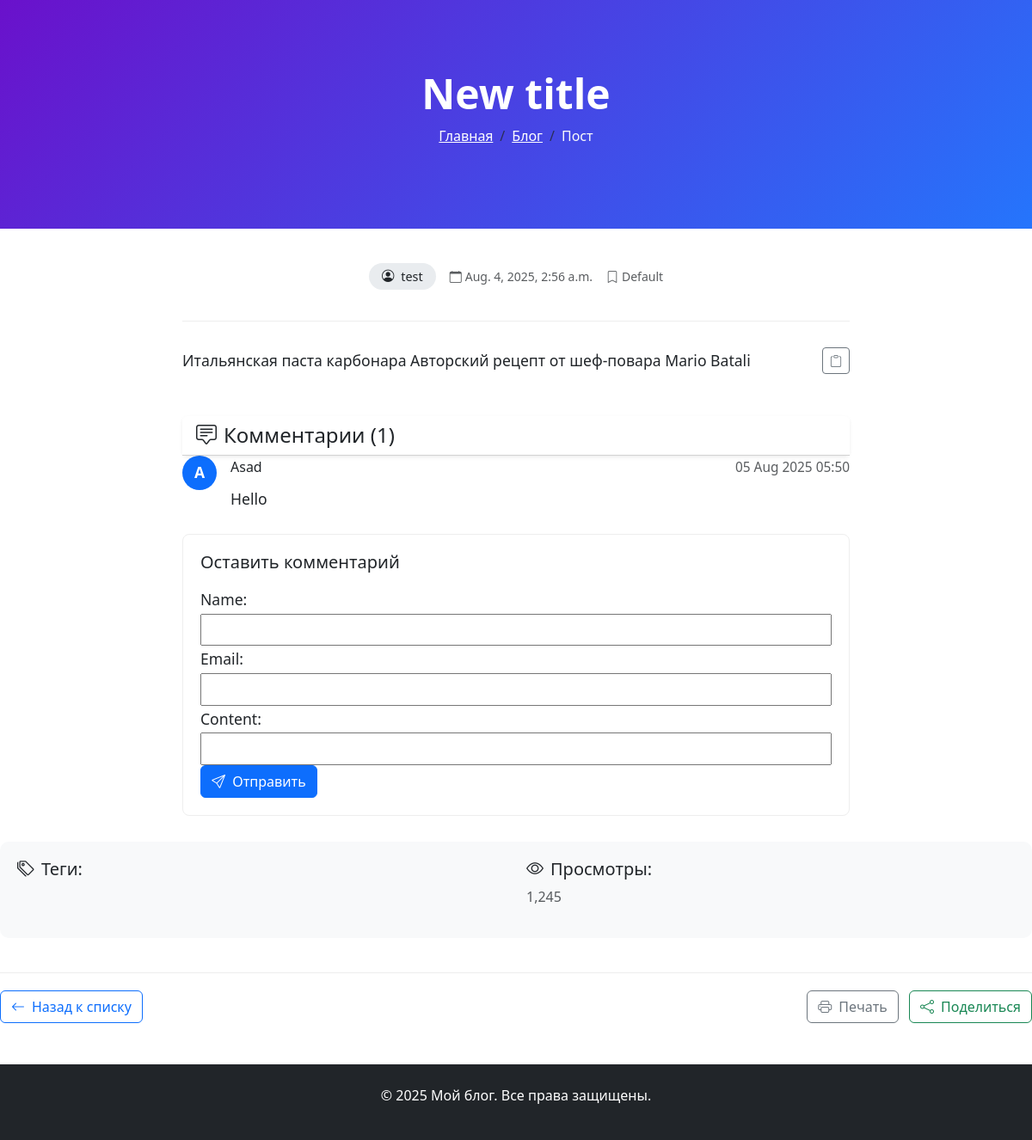
Screenshot of /new-title/ with the database file from the repository.
### blog/models.py (models this page shows, shortened)
class Post(models.Model):
    class NewManager(models.Manager):
        def get_queryset(self):
            return super().get_queryset() .filter(status='published')
    options = (
        ('draft', 'Draft'),
        ('published', 'Published')
    )
    title = models.CharField(max_length=250)
    category = models.ForeignKey(Category,on_delete=models.PROTECT, default=1)
    excerpt = models.TextField(null=True)
    slug = models.SlugField(max_length=250, unique_for_date='publish')
    publish = models.DateTimeField(default=timezone.now)
    author = models.ForeignKey(User, on_delete=models.CASCADE, related_name='blog_posts')
    content = models.TextField()
    status = models.CharField(max_length=10, choices=options, default='draft')
    objects = models.Manager() # default manager
    newmanager = NewManager() # new custom manager
    class Meta:
        ordering = ['-publish',]

class Category(models.Model):
    name = models.CharField(max_length=100)
    def __str__(self):
        return self.name

class Comments(models.Model):
    post = models.ForeignKey(Post, on_delete=models.CASCADE, related_name="comments")
    name = models.CharField(max_length=50)
    email = models.EmailField()
    content = models.TextField()
    publish = models.DateTimeField(auto_now_add=True)
    status = models.BooleanField(default=True)
    class Meta:
        ordering = ['publish',]

### blog/views.py (the view)
# urls.py: path('<slug:post>/', views.post_single, name='post_single'),
def post_single(request, post):
    post = get_object_or_404(Post, slug=post, status='published')
    comments = post.comments.filter(status=True)
    user_comment = None
    if request.method == "POST":
         comment_form = NewCommentForm(request.POST)
         if comment_form.is_valid():
             user_comment = comment_form.save(commit=False)
             user_comment.post = post
             user_comment.save()
             return HttpResponseRedirect('/' + post.slug)
    else:
        comment_form = NewCommentForm()
    return render(request, "single.html", {'post': post, "comments": comments, "comment_form": comment_form})

### blog/forms.py
class NewCommentForm(forms.ModelForm):
    class Meta:
        model = Comments
        fields = ('name', 'email', 'content')
        widgets = {
            "name": forms.TextInput(attrs={'class': 'col-sm-12'}),
            "email": forms.TextInput(attrs={'class': 'col-sm-12'}),
            "content": forms.TextInput(attrs={'class': 'col-sm-12'}),
        }

### blog/templates/single.html (shortened to what this page needs)
{% load static %}
<!DOCTYPE html>
<html lang="ru">
<head>
    <link href="https://cdn.jsdelivr.net/npm/bootstrap@5.3.0/dist/css/bootstrap.min.css" rel="stylesheet">
    <link rel="stylesheet" href="https://cdn.jsdelivr.net/npm/bootstrap-icons@1.10.0/font/bootstrap-icons.css">
</head>
<body>
    <div class="hero-section">
        <div class="container text-center">
            <h1 class="display-5 fw-bold">{{ post.title }}</h1>
            <nav aria-label="breadcrumb">
                <ol class="breadcrumb justify-content-center">
                    <li class="breadcrumb-item"><a href="{% url 'blog:homepage' %} " class="text-white">Главная</a></li>
                    <li class="breadcrumb-item"><a href="{% url 'blog:homepage' %}" class="text-white">Блог</a></li>
                    <li class="breadcrumb-item active text-light" aria-current="page">Пост</li>
                </ol>
            </nav>
        </div>
    </div>
    <div class="container post-container">
        <article>
            <div class="post-header text-center">
                <div class="d-flex justify-content-center align-items-center mb-3">
                    <span class="author-badge me-3">
                        <i class="bi bi-person-circle me-2"></i>{{ post.author }}
                    </span>
                    <small class="text-muted me-3">
                        <i class="bi bi-calendar me-1"></i>{{ post.publish }}
                    </small>
                    <small class="text-muted">
                        <i class="bi bi-bookmark me-1"></i>{{ post.category }}
                    </small>
                </div>
            </div>
            <div class="post-content position-relative">
                <button class="copy-btn btn btn-sm btn-outline-secondary position-absolute top-0 end-0"
                        onclick="copyToClipboard('post-content')"
                        title="Копировать текст">
                    <i class="bi bi-clipboard"></i>
                </button>
                <div id="post-content">
                    {{ post.content|safe}}
                </div>
                <div class="comments-section mt-5">
                    <div class="card border-0 shadow-sm">
                        <div class="card-header bg-white">
                            {% with comments.count  as total_comments %}
                            <h4 class="mb-0"><i class="bi bi-chat-square-text me-2"></i>Комментарии ({{ total_comments }})</h4>
                            {% endwith %}
                        </div>
                    </div>
            <div class="comments-list mb-4">
                {% for comment in post.comments.all %}
                <div class="comment mb-3 d-flex">
                    <div class="flex-shrink-0">
                        <div class="avatar bg-primary text-white rounded-circle d-flex align-items-center justify-content-center"
                             style="width: 40px; height: 40px;">
                            {{ comment.name|first|upper }}
                        </div>
                    </div>
                    <div class="flex-grow-1 ms-3">
                        <div class="d-flex justify-content-between align-items-center">
                            <h6 class="mb-0">{{ comment.name }}</h6>
                            <small class="text-muted">{{ comment.publish|date:"d M Y H:i" }}</small>
                        </div>
                            <p class="mb-0 mt-2">{{ comment.content }}</p>
                    </div>
                </div>
                {% empty %}
                <div class="text-center py-3 text-muted">
                    Пока нет комментариев. Будьте первым!
                </div>
                {% endfor %}
            </div>
            <div class="comment-form">
                <h5 class="mb-3">Оставить комментарий</h5>
                <form method="post">
                    {{ comment_form }}
                    <div class="row g-3">
                        <div class="col-12">
                            <button type="submit" class="btn btn-primary">
                                <i class="bi bi-send me-1"></i> Отправить
                            </button>
                        </div>
                    </div>
                </form>
            </div>
        </div>
    </div>
</div>
            <div class="post-meta">
                <div class="row">
                    <div class="col-md-6">
                        <h5><i class="bi bi-tags me-2"></i>Теги:</h5>
                    </div>
                    <div class="col-md-6">
                        <h5><i class="bi bi-eye me-2"></i>Просмотры:</h5>
                        <p class="text-muted">1,245</p>
                    </div>
                </div>
            </div>
        <div class="action-buttons d-flex justify-content-between">
            <a href="{% url 'blog:homepage' %}" class="btn btn-outline-primary">
                <i class="bi bi-arrow-left me-2"></i>Назад к списку
            </a>
            <div>
                <button class="btn btn-outline-secondary me-2" onclick="window.print()">
                    <i class="bi bi-printer me-2"></i>Печать
                </button>
                <button class="btn btn-outline-success" onclick="sharePost()">
                    <i class="bi bi-share me-2"></i>Поделиться
                </button>
            </div>
        </div>
    <footer class="bg-dark text-white py-4 mt-5">
        <div class="container text-center">
            <p>© {% now "Y" %} Мой блог. Все права защищены.</p>
        </div>
    </footer>
</body>
</html>

### blog/templates/single.html (style rules this page uses)
.hero-section { background: linear-gradient(135deg, #6a11cb 0%, #2575fc 100%); padding: 80px 0; color: white; margin-bottom: 40px; }
.post-container { max-width: 800px; margin: 0 auto; }
.post-header { border-bottom: 1px solid #eee; padding-bottom: 20px; margin-bottom: 30px; }
.post-content { line-height: 1.8; font-size: 1.1rem; }
.post-meta { background-color: #f8f9fa; border-radius: 10px; padding: 20px; margin: 30px 0; }
.author-badge { background-color: #e9ecef; border-radius: 20px; padding: 5px 15px; font-size: 0.9rem; display: inline-block; }
.action-buttons { margin-top: 40px; border-top: 1px solid #eee; padding-top: 20px; }
.copy-btn { cursor: pointer; transition: all 0.3s; }
.comment-form { background-color: #fff; padding: 20px; border-radius: 8px; border: 1px solid #eee; }
.avatar { font-weight: bold; }

### rows the page displays
Post: title "New title", author "test", publish "Aug. 4, 2025, 2:56 a.m.", category "Default", content "Итальянская паста карбонара Авторский рецепт от шеф-повара Mario Batali"
Comments: name|first "A", name "Asad", publish "05 Aug 2025 05:50", content "Hello"

### other values shown
{{ total_comments }} "1"
